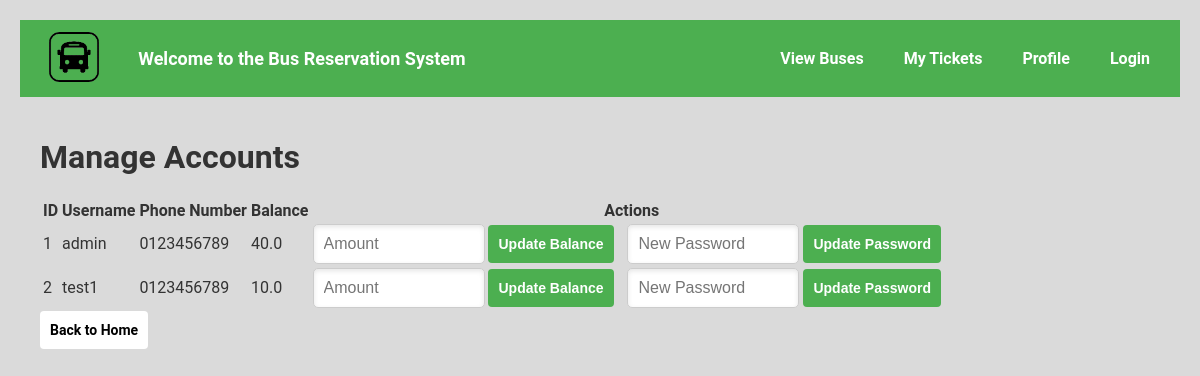
The app's page /manage_accounts (signed in), older data.
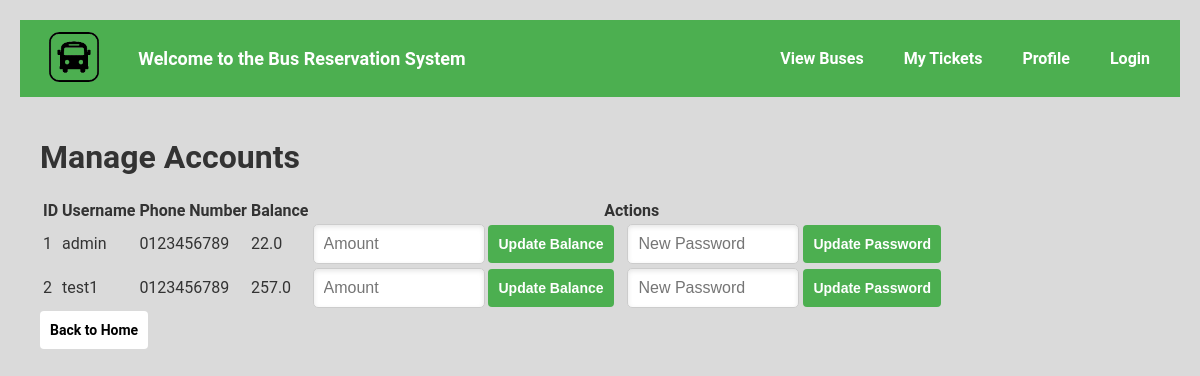
The same page, newer data.
### tables this page shows
CREATE TABLE users (
            id INTEGER PRIMARY KEY,
            username TEXT NOT NULL UNIQUE,
            password_hash TEXT NOT NULL
        , email TEXT, phone_number TEXT, gender TEXT, balance REAL DEFAULT 0.0, name TEXT);

### app.py (the view, shortened to what this page needs)
@app.route('/manage_accounts', methods=['GET', 'POST'])
def manage_accounts():
    user_id = session.get('user_id')
    if not user_id:
        flash('You need to log in to manage accounts.')
        return redirect(url_for('login'))
    user = UserDAO.get_user_by_id(user_id)
    if user is None or user[1] != 'admin':
        flash('You do not have permission to manage accounts.')
        return redirect(url_for('home'))
    users = UserDAO.get_all_users()
    return render_template('manage_accounts.html', users=users)

### app.py (called while the page is built)
@app.before_request
def load_routes_into_trie():
    buses = BusDAO.view_buses()
    for bus in buses:
        trie.insert(bus[2])

### databases/bus_dao.py (called while the page is built)
    @staticmethod
    def view_buses(sort_by=None, search_query=None):
        conn = sqlite3.connect('bus_reservation.db')
        cursor = conn.cursor()
        query = 'SELECT * FROM buses'
        params = []
        if search_query:
            query += ' WHERE route LIKE ?'
            params.append(f'%{search_query}%')
        if sort_by:
            query += f' ORDER BY {sort_by}'
        cursor.execute(query, params)
        buses = cursor.fetchall()
        conn.close()
        return buses

### databases/user_dao.py (called while the page is built)
    @staticmethod
    def get_user_by_id(user_id):
        conn = sqlite3.connect('bus_reservation.db')
        cursor = conn.cursor()
        cursor.execute('SELECT * FROM users WHERE id = ?', (user_id,))
        user = cursor.fetchone()
        conn.close()
        return user

    @staticmethod
    def get_all_users():
        conn = sqlite3.connect('bus_reservation.db')
        cursor = conn.cursor()
        cursor.execute('SELECT id, username, phone_number, balance FROM users')
        users = cursor.fetchall()
        conn.close()
        return users

### templates/manage_accounts.html (shortened to what this page needs)
{% extends "base.html" %}
{% block content %}
<div class="container">
    <h1>Manage Accounts</h1>
    <table>
        <thead>
            <tr>
                <th>ID</th>
                <th>Username</th>
                <th>Phone Number</th>
                <th>Balance</th>
                <th>Actions</th>
            </tr>
        </thead>
        <tbody>
            {% for user in users %}
            <tr>
                <td>{{ user[0] }}</td>
                <td>{{ user[1] }}</td>
                <td>{{ user[2] }}</td>
                <td>{{ user[3] }}</td>
                <td>
                    <form action="{{ url_for('manage_accounts') }}" method="POST" style="display:inline;">
                        <input type="number" name="amount" placeholder="Amount" class="input" required>
                        <button type="submit" class="button2">Update Balance</button>
                    </form>
                    <form action="{{ url_for('manage_accounts') }}" method="POST" style="display:inline;">
                        <input type="password" name="new_password" placeholder="New Password" class="input" required>
                        <button type="submit" class="button2">Update Password</button>
                    </form>
                </td>
            </tr>
            {% endfor %}
        </tbody>
    </table>
    <a href="{{ url_for('home') }}" class="buttonBack">Back to Home</a>
</div>
{% endblock %}

Row changes from the older to the newer data that the page shows:
changed users "admin": balance "40.0" → "22.0"
changed users "test1": balance "10.0" → "257.0"
